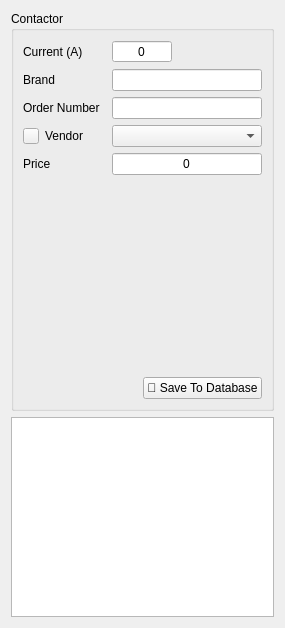
      <widget class="QWidget" name="contactor">
       <layout class="QGridLayout" name="gridLayout_2">
        <item row="2" column="0">
         <widget class="QListWidget" name="listWidget">
          <property name="minimumSize">
           <size>
            <width>0</width>
            <height>200</height>
           </size>
          </property>
          <property name="maximumSize">
           <size>
            <width>16777215</width>
            <height>16777215</height>
           </size>
          </property>
         </widget>
        </item>
        <item row="1" column="0">
         <widget class="QGroupBox" name="contactor_gp_box">
          <property name="minimumSize">
           <size>
            <width>0</width>
            <height>400</height>
           </size>
          </property>
          <property name="title">
           <string>Contactor</string>
          </property>
          <layout class="QGridLayout" name="gridLayout_4">
           <item row="4" column="1">
            <widget class="QLabel" name="label_7">
             <property name="text">
              <string>Vendor</string>
             </property>
            </widget>
           </item>
           <item row="4" column="0">
            <widget class="QPushButton" name="contactor_add_vendor_btn7">
             <property name="maximumSize">
              <size>
               <width>16</width>
               <height>16</height>
              </size>
             </property>
             <property name="text">
              <string/>
             </property>
             <property name="icon">
              <iconset>
               <normaloff>../assets/plus.png</normaloff>../assets/plus.png</iconset>
             </property>
            </widget>
           </item>
           <item row="3" column="0" colspan="2">
            <widget class="QLabel" name="label">
             <property name="text">
              <string>Order Number</string>
             </property>
            </widget>
           </item>
           <item row="6" column="0" colspan="2">
            <widget class="QLabel" name="label_3">
             <property name="text">
              <string>Price</string>
             </property>
            </widget>
           </item>
           <item row="8" column="0" colspan="5" alignment="Qt::AlignRight">
            <widget class="QPushButton" name="contactor_save_btn">
             <property name="maximumSize">
              <size>
               <width>150</width>
               <height>16777215</height>
              </size>
             </property>
             <property name="text">
              <string>💾 Save To Database</string>
             </property>
            </widget>
           </item>
           <item row="2" column="0" colspan="2">
            <widget class="QLabel" name="label_9">
             <property name="text">
              <string>Brand</string>
             </property>
            </widget>
           </item>
           <item row="1" column="0" colspan="2">
            <widget class="QLabel" name="label_2">
             <property name="text">
              <string>Current (A)</string>
             </property>
            </widget>
           </item>
           <item row="1" column="3" alignment="Qt::AlignLeft">
            <widget class="QSpinBox" name="contactor_current">
             <property name="minimumSize">
              <size>
               <width>60</width>
               <height>0</height>
              </size>
             </property>
             <property name="maximumSize">
              <size>
               <width>50</width>
               <height>16777215</height>
              </size>
             </property>
             <property name="alignment">
              <set>Qt::AlignCenter</set>
             </property>
             <property name="buttonSymbols">
              <enum>QAbstractSpinBox::NoButtons</enum>
             </property>
             <property name="maximum">
              <number>999</number>
             </property>
            </widget>
           </item>
           <item row="4" column="3" colspan="2">
            <widget class="QComboBox" name="contactor_vendor_list"/>
           </item>
           <item row="6" column="3" colspan="2">
            <widget class="QLineEdit" name="contactor_price">
             <property name="text">
              <string>0</string>
             </property>
             <property name="alignment">
              <set>Qt::AlignCenter</set>
             </property>
            </widget>
           </item>
           <item row="3" column="3" colspan="2">
            <widget class="QLineEdit" name="contactor_order_number">
             <property name="minimumSize">
              <size>
               <width>150</width>
               <height>0</height>
              </size>
             </property>
            </widget>
           </item>
           <item row="2" column="3" colspan="2">
            <widget class="QLineEdit" name="contactor_brand">
             <property name="alignment">
              <set>Qt::AlignCenter</set>
             </property>
            </widget>
           </item>
           <item row="7" column="3">
            <spacer name="verticalSpacer_2">
             <property name="orientation">
              <enum>Qt::Vertical</enum>
             </property>
             <property name="sizeHint" stdset="0">
              <size>
               <width>20</width>
               <height>40</height>
              </size>
             </property>
            </spacer>
           </item>
          </layout>
         </widget>
        </item>
       </layout>
      </widget>
